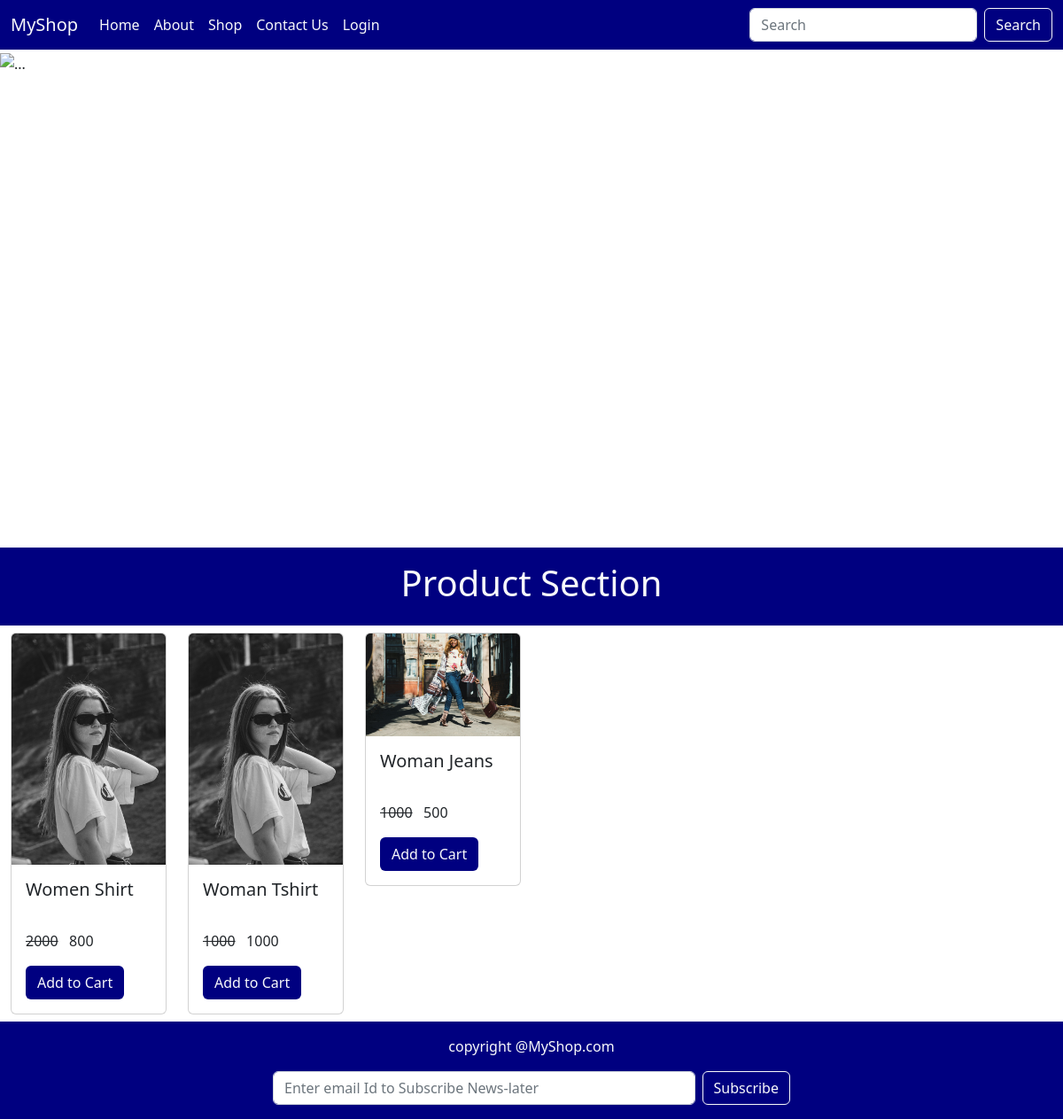
The page / on the database its author committed.
### mainapp/models.py (models this page shows, shortened)
class Product(models.Model):
    id = models.AutoField(primary_key=True)
    name = models.CharField(max_length=20)
    maincat = models.ForeignKey(MainCategory,on_delete=models.CASCADE)
    subcat = models.ForeignKey(SubCategory,on_delete=models.CASCADE)
    brand = models.ForeignKey(Brand,on_delete=models.CASCADE)
    seller = models.ForeignKey(Seller,on_delete=models.CASCADE,default=1)
    basePrice = models.IntegerField()
    discount = models.IntegerField(default=0)
    finalPrice = models.IntegerField()
    color = models.CharField(max_length=20)
    size=models.CharField(max_length=10)
    description = models.TextField()
    stock=models.BooleanField(default=True)
    time = models.DateTimeField(auto_now=True)
    pic1=models.ImageField(upload_to='images/')
    pic2=models.ImageField(upload_to='images/')
    pic3=models.ImageField(upload_to='images/')
    pic4=models.ImageField(upload_to='images/')

### mainapp/views.py (the view)
# urls.py: path("",views.home),
def home(request):
    data = Product.objects.all()
    data=data[::-1]
    return render(request,"index.html",{"Data":data})

### mainapp/templates/index.html (shortened to what this page needs)
{% load static %}
<!DOCTYPE html>
<html lang="en">
<head>
    <link href="https://cdn.jsdelivr.net/npm/bootstrap@5.2.2/dist/css/bootstrap.min.css" rel="stylesheet">
    <link rel="stylesheet" href="{% static 'css/mystyle.css'%}">
</head>
<body>
    <nav class="navbar navbar-expand-lg background mb-1">
        <div class="container-fluid">
          <a class="navbar-brand text-light" href="#">MyShop</a>
          <div class="collapse navbar-collapse" id="navbarSupportedContent">
            <ul class="navbar-nav  me-auto mb-2 mb-lg-0">
              <li class="nav-item">
                <a class="nav-link text-light active" aria-current="page" href="/">Home</a>
              </li>
              <li class="nav-item">
                <a class="nav-link text-light" href="#">About</a>
              <li class="nav-item">
                <a class="nav-link text-light" href="/shop/all/all/all/">Shop</a>
              </li>
              <li class="nav-item">
                <a class="nav-link text-light disabled">Contact Us</a>
              </li>
              <li class="nav-item">
                {% if user.is_authenticated %}
                <a class="nav-link text-light active" aria-current="page" href="/logout/">Logout</a>
                {% else %}
                <a class="nav-link text-light active" aria-current="page" href="/login/">Login</a>
                {% endif %}
              </li>
            </ul>
            <form class="d-flex" role="search">
              <input class="form-control me-2" type="search" placeholder="Search" aria-label="Search">
              <button class="btn btn-outline-light" type="submit">Search</button>
            </form>
          </div>
        </div>
      </nav>
      {% block body %}
      <div id="carouselExampleIndicators" class="carousel slide" data-bs-ride="true">
        <div class="carousel-indicators">
          <button type="button" data-bs-target="#carouselExampleIndicators" data-bs-slide-to="0" class="active" aria-current="true" aria-label="Slide 1"></button>
          <button type="button" data-bs-target="#carouselExampleIndicators" data-bs-slide-to="1" aria-label="Slide 2"></button>
          <button type="button" data-bs-target="#carouselExampleIndicators" data-bs-slide-to="2" aria-label="Slide 3"></button>
        </div>
        <div class="carousel-inner">
          <div class="carousel-item active">
            <img src="{% static 'images/pic2.jpg' %}" height="550px" class="d-block w-100" alt="...">
          </div>
        </div>
        <button class="carousel-control-prev" type="button" data-bs-target="#carouselExampleIndicators" data-bs-slide="prev">
          <span class="carousel-control-prev-icon" aria-hidden="true"></span>
        </button>
        <button class="carousel-control-next" type="button" data-bs-target="#carouselExampleIndicators" data-bs-slide="next">
          <span class="carousel-control-next-icon" aria-hidden="true"></span>
        </button>
      </div>
      <div class="container-fluid background text-light p-3 text-center mt-2">
        <h1>Product Section</h1>
      </div>
      <div class="container-fluid mt-2">
        <div class="row">
          {% for i in Data %}
          <div class="col-xxl-2 col-xl-2 col-lg-3 col-md-4 col-sm-6 col-xs-12">
            <div class="card">
              <img src={{i.pic1.url}} class="card-img-top" alt="...">
              <div class="card-body">
                <h5 class="card-title" style="height:50px;">{{i.name}}</h5>
                <p class="card-text"><strike>{{i.basePrice}}</strike>&nbsp;&nbsp;&nbsp;{{i.finalPrice}}</p>
                <a href="/product/{{i.id}}" class="btn background text-light">Add to Cart</a>
              </div>
            </div>
          </div>
          {% endfor %}
        </div>
      </div>
      {% endblock %}
      <footer class="container-fluid background text-light p-3 mt-2 text-center">
        <p>copyright @MyShop.com</p>
        <form class="d-flex w-50" style="margin-left: 25%">
          <input class="form-control me-2 " type="text" placeholder="Enter email Id to Subscribe News-later" aria-label="Search">
          <button class="btn btn-outline-light" type="submit">Subscribe</button>
        </form>
      </footer>
</body>
</html>

### mainapp/static/css/mystyle.css (style rules this page uses)
.background { background-color: navy; }

### rows shown on the page
Product: pic1 (picture), name "Women Shirt", basePrice "2000", finalPrice "800"
Product: pic1 (picture), name "Woman Tshirt", basePrice "1000", finalPrice "1000"
Product: pic1 (picture), name "Woman Jeans", basePrice "1000", finalPrice "500"
